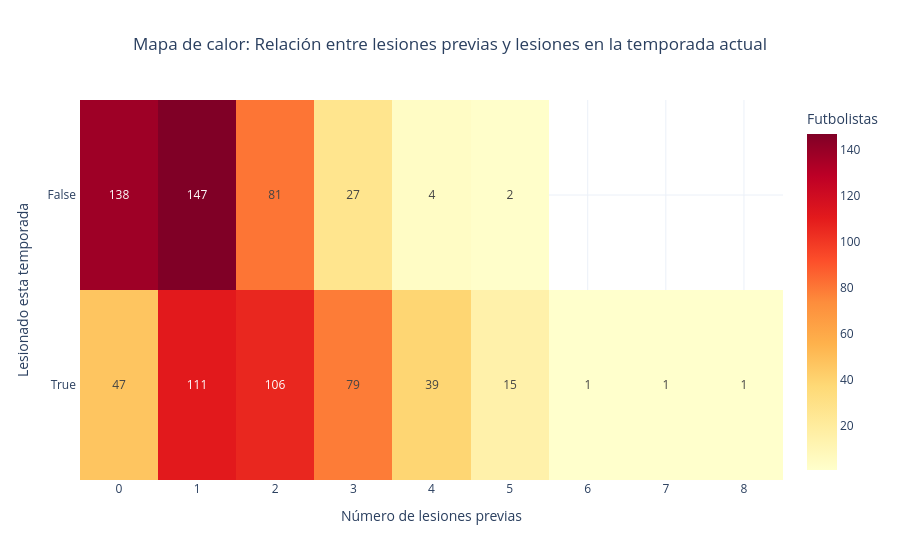

The notebook cell this image was saved under:
### Markdown cell above
##### Sacamos un heatmap para saber si el haber tenido más lesiones previas, aumenta el riesgo de sufrir una lesión en la temporada actual

### Code cell
# Creamos una tabla cruzada con el numero de lesionados y no lesionados dependiendo del numero de lesiones previas: 
# index='Injury_Current_Season' define las filas (True o False), columns='Previous_Injury_Count' define las columnas (de 0 a 8), aggfunc='size' muestra el numero de jugadores para cada combinación.
heatmap_data = df_csv.pivot_table(
    index='Injury_Current_Season',
    columns='Previous_Injury_Count',
    aggfunc='size'
)

# px.imshow() crea un mapa de calor interactivo.
# text_auto=True      → muestra los valores numéricos dentro de cada celda
# color_continuous_scale → paleta de colores
#   'YlOrRd' = Amarillo → Naranja → Rojo (bajo → alto)
#   Otras opciones: 'Blues', 'Viridis', 'Plasma', 'RdBu'
# aspect='auto'       → ajusta el aspecto para que se vea bien
fig = px.imshow(
    heatmap_data,
    text_auto=True,
    color_continuous_scale='YlOrRd',
    title='Mapa de calor: Relación entre lesiones previas y lesiones en la temporada actual ',
    labels={'x': 'Número de lesiones previas', 'y': 'Lesionado esta temporada', 'color': 'Futbolistas'},
    aspect='auto'
)

# Renombramos las etiquetas del eje Y con los valores 'True' y 'False' (antes eran 'true' y 'false').
fig.update_yaxes(
    tickmode='array',
    tickvals=list(range(0, 2)),
    ticktext=['False ', 'True ']
)

fig.update_layout(template='plotly_white', title_x=0.5)
fig.show()

### Figure 1 — Plotly figure (JSON) as saved in the notebook; plotly's stock layout.template omitted (floating-point values rounded to 4 significant figures)
{"data": [{"coloraxis": "coloraxis", "hovertemplate": "Número de lesiones previas: %{x}<br>Lesionado esta temporada: %{y}<br>Futbolistas: %{z}<extra></extra>", "name": "0", "texttemplate": "%{z}", "type": "heatmap", "x": [0, 1, 2, 3, 4, 5, 6, 7, 8], "xaxis": "x", "y": [false, true], "yaxis": "y", "z": [[138.0, 147.0, 81.0, 27.0, 4.0, 2.0, NaN, NaN, NaN], [47.0, 111.0, 106.0, 79.0, 39.0, 15.0, 1.0, 1.0, 1.0]]}], "layout": {"coloraxis": {"colorbar": {"title": {"text": "Futbolistas"}}, "colorscale": [[0, "rgb(255,255,204)"], [0.125, "rgb(255,237,160)"], [0.25, "rgb(254,217,118)"], [0.375, "rgb(254,178,76)"], [0.5, "rgb(253,141,60)"], [0.625, "rgb(252,78,42)"], [0.75, "rgb(227,26,28)"], [0.875, "rgb(189,0,38)"], [1, "rgb(128,0,38)"]]}, "title": {"text": "Mapa de calor: Relación entre lesiones previas y lesiones en la temporada actual ", "x": 0.5}, "xaxis": {"anchor": "y", "domain": [0, 1], "title": {"text": "Número de lesiones previas"}}, "yaxis": {"anchor": "x", "autorange": "reversed", "domain": [0, 1], "tickmode": "array", "ticktext": ["False ", "True "], "tickvals": [0, 1], "title": {"text": "Lesionado esta temporada"}}}}
